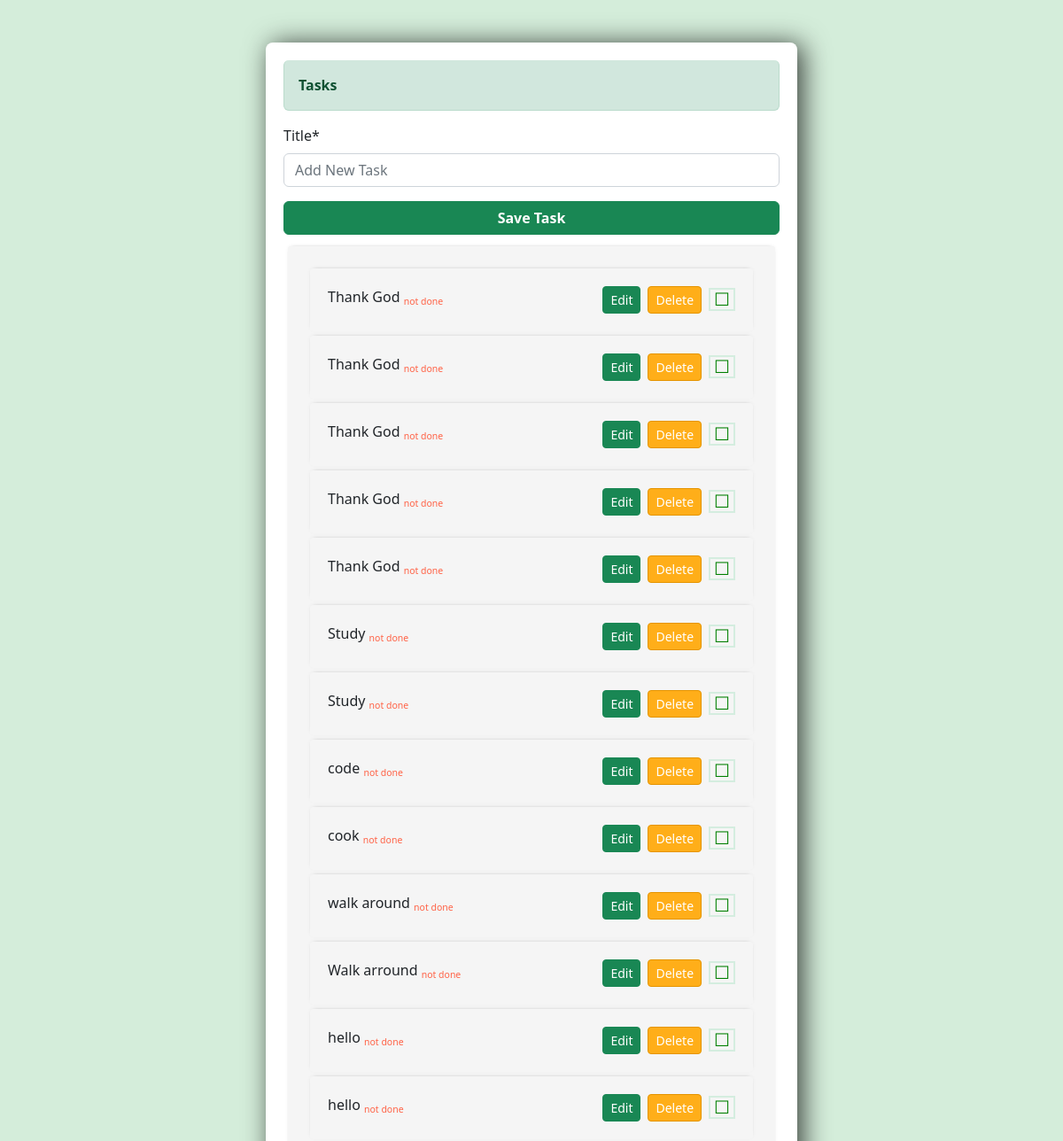
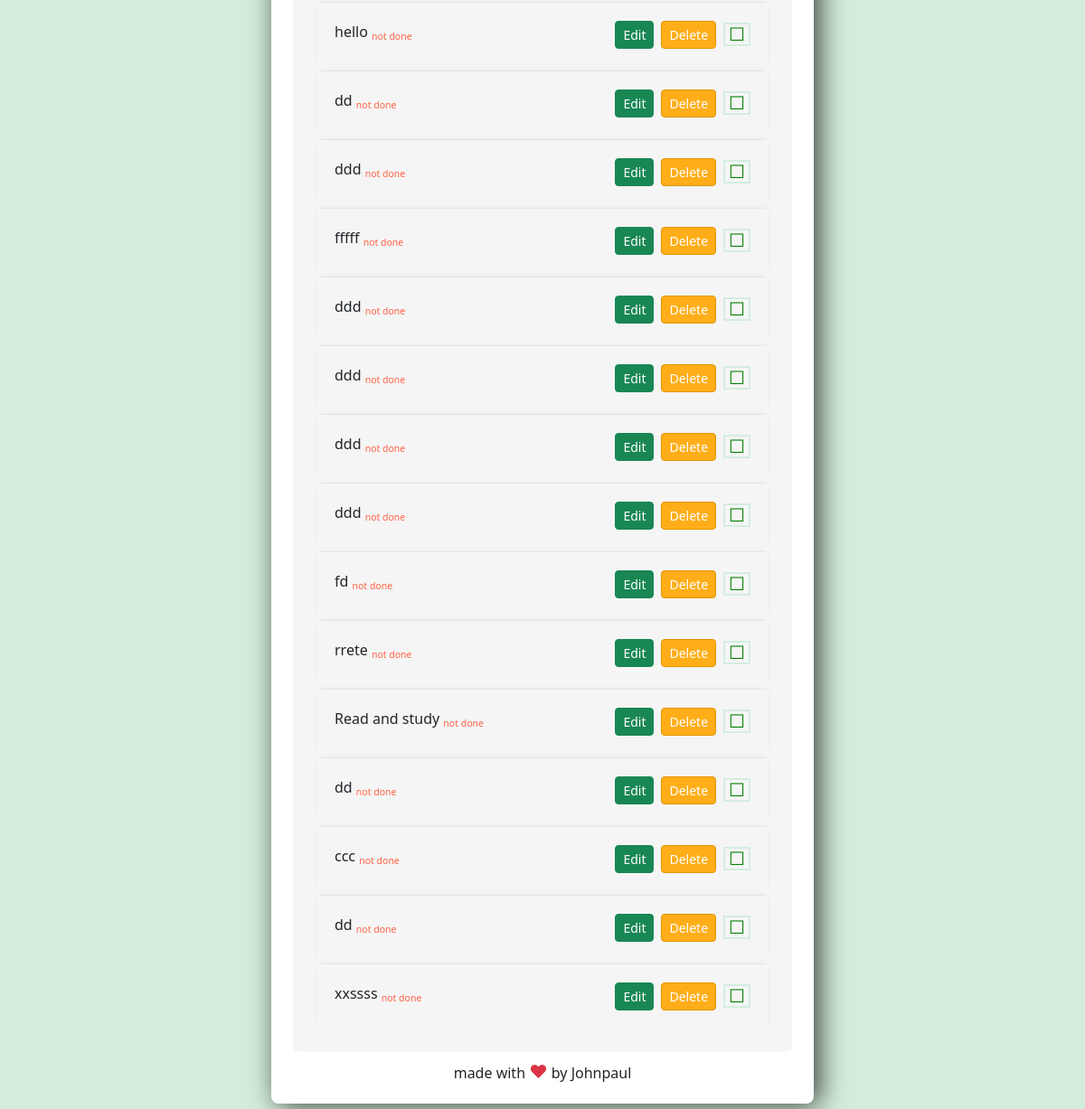
/, run on an earlier commit of the app's database (2 pictures, top to bottom).
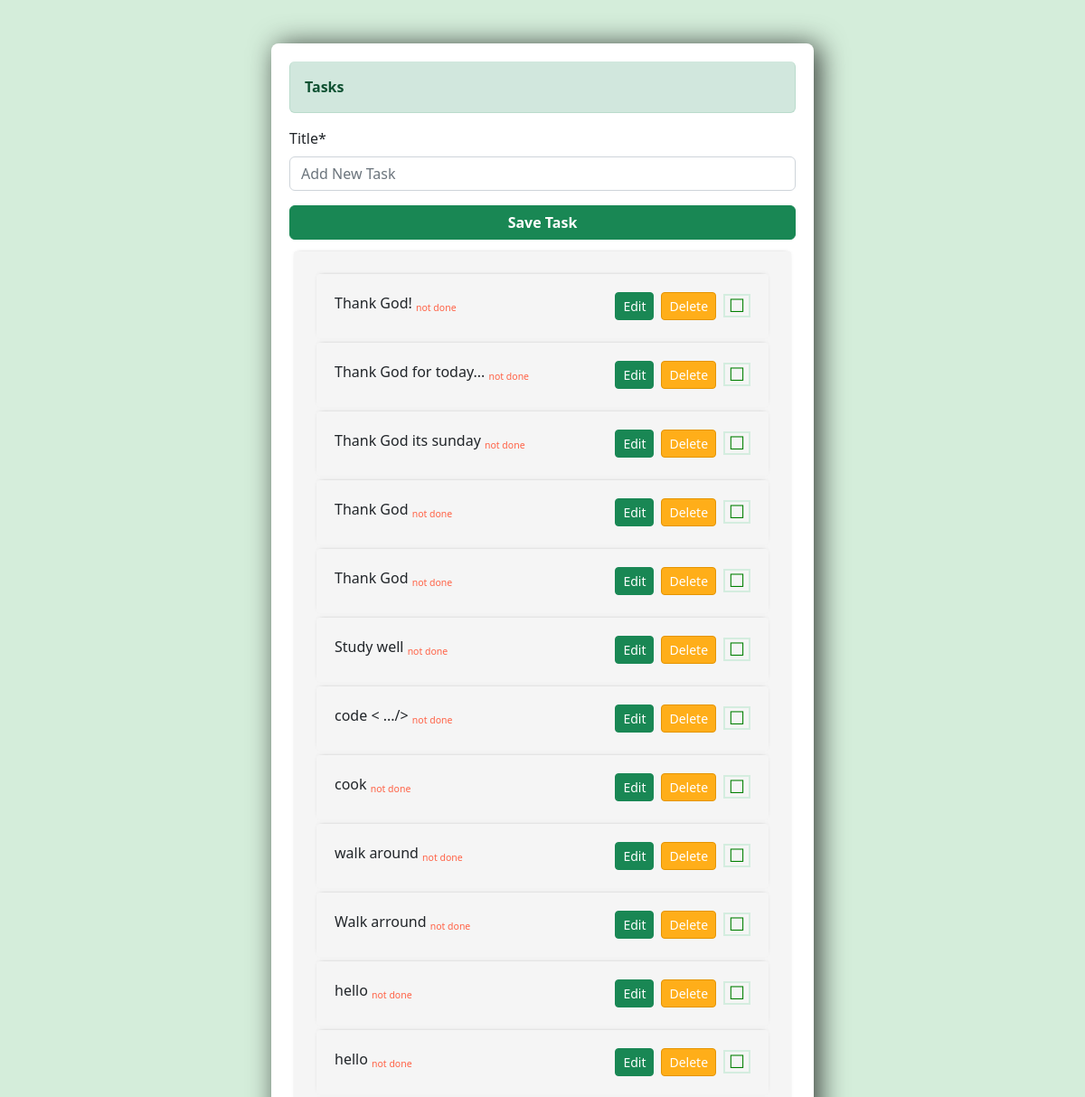
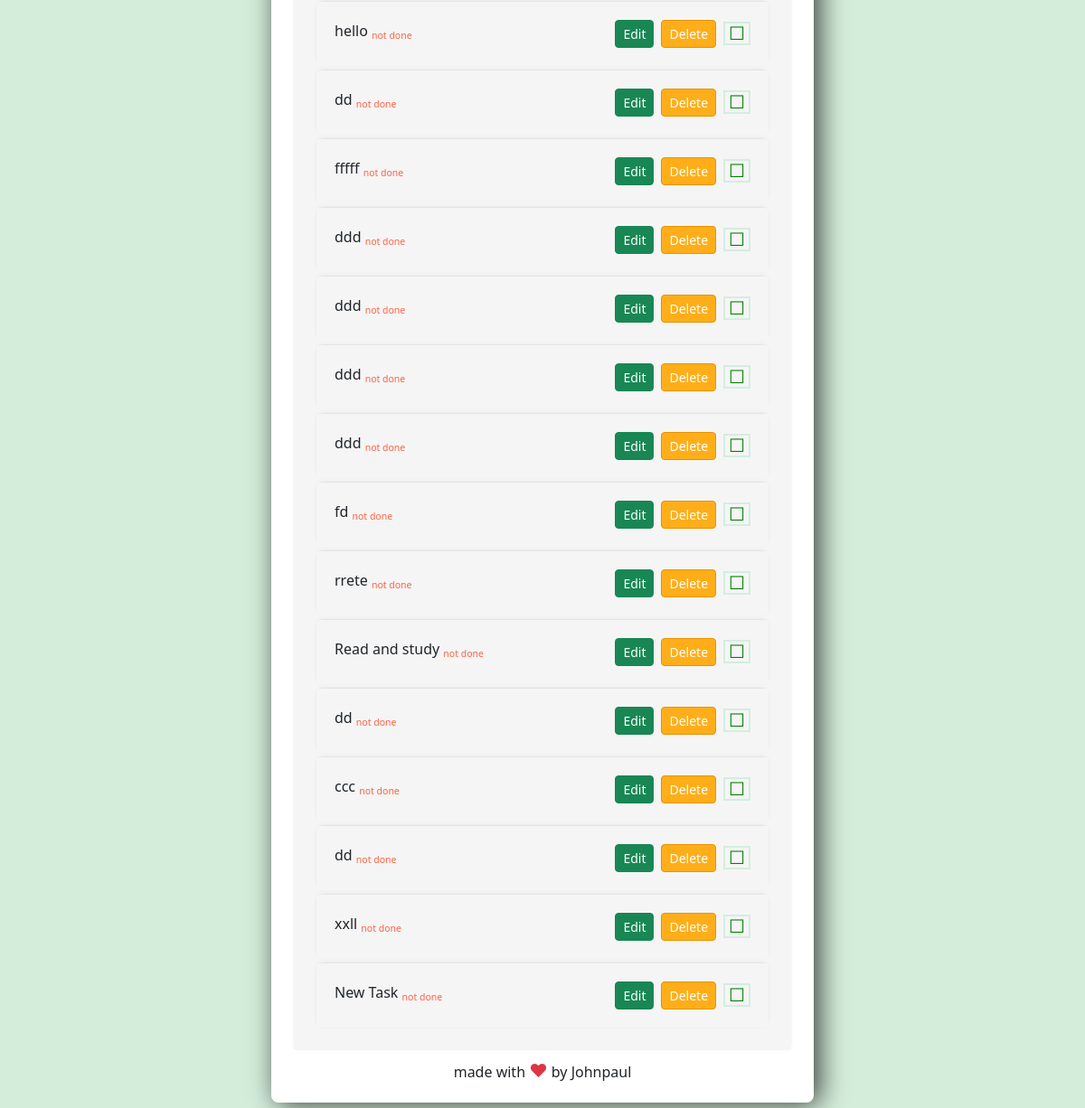
And on a later commit of the database (2 pictures, top to bottom).
### tasks/models.py (models this page shows)
class Task(models.Model):
	title = models.CharField(max_length = 200)
	complete = models.BooleanField(default=False)
	create = models.DateTimeField(auto_now_add = True)
	def __str__(self):
		return self.title

### tasks/views.py (the view, shortened to what this page needs)
# urls.py: 2. Add a URL to urlpatterns:  path('', views.home, name='home')
def home(request):
	form = TaskForm(request.POST or None)
	tasks = Task.objects.all()
	context = {'tasks':tasks, 'form':form}
	return render(request, 'index.html', context)

### tasks/forms.py
class TaskForm(forms.ModelForm):
	title = forms.CharField(widget = forms.TextInput(attrs = {'placeholder': 'Add New Task', 'bg-primary'
  'border':  '30px solid red' }))
	class Meta:
		model = Task
		fields = ['title']

### tasks/templates/index.html (shortened to what this page needs)
{% extends 'base.html' %}
{% load crispy_forms_tags %}
{% block content%}
   <div class="center-column">
<div class="alert alert-success" style="border-top: 20px red;"><strong>Tasks</strong> </div>
<form method="POST" >
   <div> {{form|crispy}}</div>
   <div>
      <input style="color: white; font-weight: bolder;" class="btn btn-success" type="submit" value="Save Task" name="">
   </div>
</form>
<div class = 'item-row'>
{% for task in tasks %}
<div class="item-row">
   <div class="row">
<div class="col-6">
      {% if task.complete == True %}
  <font style="border-bottom: 1px solid green;" > {{task}} </font><small class="text-muted"><sub style="color:green;">done</sub></small>
      {%else%}
      <span>{{task}} <small class="text-muted"><sub style="color:tomato;">not done</sub></small></span>
      {% endif %}
</div>
<div class="col-6 d-flex justify-content-end">
   <a class="btn btn-sm btn-success" href="{% url 'update' task.id %}">Edit</a>
<a class="btn btn-sm btn-danger mx-2" href="{% url 'delete' task.id %}">Delete</a>
{% if task.complete == True %}
<a style="font-weight: 1000; border-color:white; text-decoration: none; color: green; font-family: Arial; "  href="{% url 'complete' task.id %}"><font class=" px-1" style="border: 2px solid #d4edda; font-size: 20px;"> &#9745;</font></a>
{%else%}
<a  href="{% url 'complete' task.id %}" style=" font-family: Arial; text-decoration: none; "><font class=" px-1" style="border: 2px solid #d4eddf; font-size: 20px; color: /*navajowhite*/ green; "> &#9744;</font></a>
{% endif %}
</div>
</div>
</div>
{% endfor %}
   </div>
   <footer class="text-center mt-2 " >made with <b class="text-danger" style="font-size: 20px">&hearts;</b> by Johnpaul</footer>
</div>
{%endblock content%}

### tasks/templates/base.html (shortened to what this page needs)
{% load static %}
<!DOCTYPE html>
<html>
<head>
		<link rel="stylesheet" type="text/css" href="	https://cdn.jsdelivr.net/npm/bootstrap@5.2.1/dist/css/bootstrap.min.css">
		<link rel="stylesheet" type="text/css" href="{% static 'css/main.css'%}">
</head>
<body style="background-color: #d4edda" >
	<div class="container mt-5">
{%block content%}
{%endblock content%}
	</div>
</body>
</html>

### static/css/main.css (style rules this page uses)
input { width: 100%; padding: 12px 20px; margin: 8px 0; box-sizing: border-box; }
input::placeholder { color: #d3d3d3; }
.center-column { max-width:600px; margin: 20px auto; padding:20px; background-color: #fff; border-radius: 8px; box-shadow: 6px 2px 30px 0px rgba(0,0,0,0.75); }
.item-row { background-color: whitesmoke; ; margin: 5px; padding: 20px; border-radius: 3px; font-size: 16px; box-shadow: 0px -1px 5px -4px rgba(0,0,0,0.75); }
.btn-danger { background-color: #ffae19; border-color: #e59400; }

What changed in the data, as far as the page shows it:
removed Task: title "Study"
removed Task: title "ddd"
changed Task: title "Thank God" → "Thank God!"
changed Task: title "Thank God" → "Thank God for today..."
changed Task: title "Thank God" → "Thank God its sunday"
changed Task: title "Study" → "Study well"
changed Task: title "code" → "code < .../>"
changed Task: title "xxssss" → "xxll"
added Task: title "New Task"
